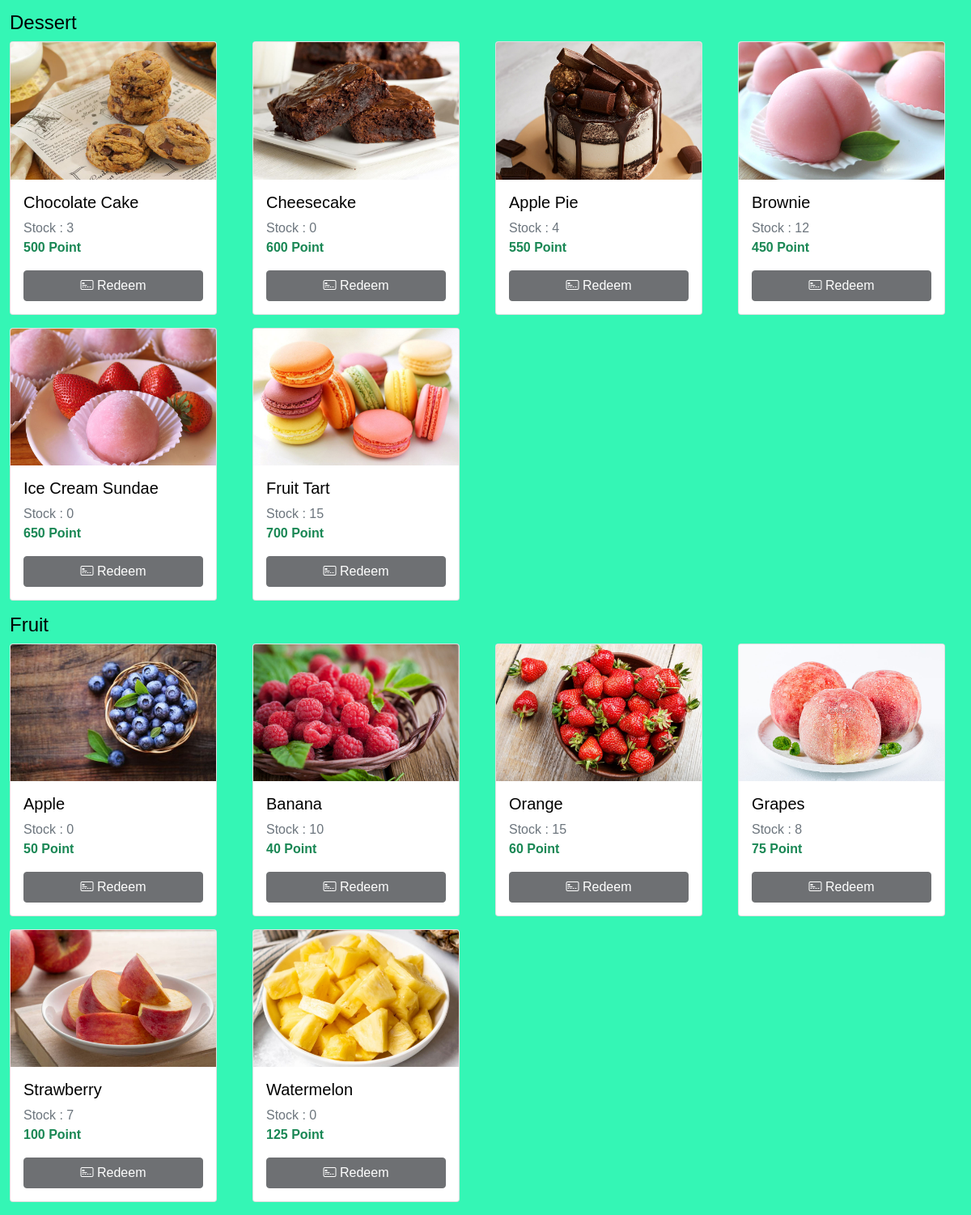
The app's page /Userphp/Userinter.php (signed in, lower part), older data.
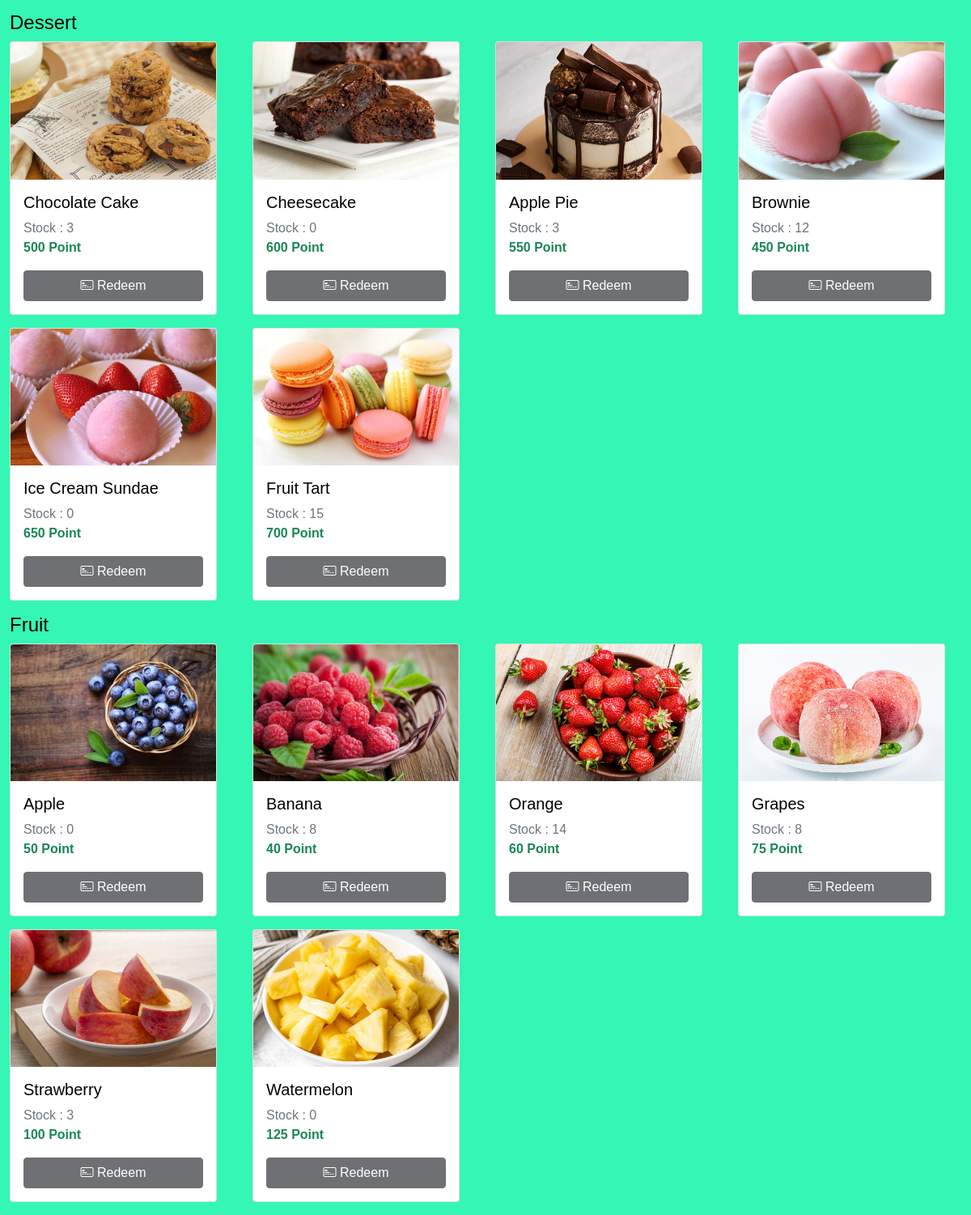
The same page, newer data.
### tables this page shows
CREATE TABLE `dessert_menu` (
  `dess_menuID` int(10) NOT NULL,
  `dess_menuName` varchar(255) NOT NULL,
  `dess_quantity` int(3) DEFAULT NULL,
  `dess_price` int(3) NOT NULL,
  `dess_picture` varchar(255) NOT NULL
);

CREATE TABLE `fruit_menu` (
  `fruit_menuID` int(10) NOT NULL,
  `fruit_menuName` varchar(255) NOT NULL,
  `fruit_quantity` int(3) DEFAULT NULL,
  `fruit_price` int(3) NOT NULL,
  `fruit_picture` varchar(255) NOT NULL
);

### Userphp/Userinter.php (the view, shortened to what this page needs)
<?php
include '../condb/database.php';
$dess_query = mysqli_query($conn, "SELECT * FROM dessert_menu");
$dess_row = mysqli_num_rows($dess_query);
$fruit_query = mysqli_query($conn, "SELECT * FROM fruit_menu");
$fruit_row = mysqli_num_rows($fruit_query);
$cus_username = $_SESSION['cus_login'];
$point_query = "SELECT * FROM points WHERE p_customerName = '$cus_username' ";
$point_row = mysqli_query($conn, $point_query);
$point = mysqli_fetch_assoc($point_row);
$point_total = $point['p_pointTotal'];
?>
<!DOCTYPE html>
<html lang="en">
<head>
    <link href="https://cdn.jsdelivr.net/npm/bootstrap@5.0.2/dist/css/bootstrap.min.css" rel="stylesheet">
    <link rel="stylesheet" href="https://cdn.jsdelivr.net/npm/bootstrap-icons@1.11.3/font/bootstrap-icons.min.css">
    <link rel="stylesheet" href="../css/add_styles.css">
</head>
<body>
    <div class="container" style="margin-top: 30px;">
        <br>
        <div class="row">
        </div>
        <div class="row">
            <h4>Dessert</h4>
            <?php if ($dess_row > 0) : ?>
                <?php while ($dessert = mysqli_fetch_assoc($dess_query)) : ?>
                    <div class="col-3 mb-3">
                        <div class="card" style="width: 16rem;">
                            <?php if (!empty($dessert['dess_picture'])) : ?>
                                <img src="../image/menu/Dessert/<?php echo $dessert['dess_picture']; ?>" class="card-img-top" width="100" alt="Product Image">
                            <?php else : ?>
                                <img src="../image/error.png" class="card-img-top" width="100" alt="Product Image">
                            <?php endif; ?>
                            <div class="card-body">
                                <form action="redeem.php" method="post">
                                    <?php $rate = number_format($dessert['dess_price'], 2) * 5 ?>
                                    <h5 class="card-title"><?php echo $dessert['dess_menuName']; ?></h5>
                                    <p class="card-text text-muted mb-0">Stock : <?php echo $dessert['dess_quantity']; ?></p>
                                    <p class="card-text text-success fw-bold"><?php echo $rate; ?> Point</p>
                                    <?php if($point_total < $rate or $dessert['dess_quantity'] == 0): ?>
                                        <button type="submit" class="btn btn-dark w-100" disabled><i class="bi bi-credit-card-2-front"></i> Redeem</button>
                                    <?php else: ?>
                                        <button type="submit" class="btn btn-dark w-100"><i class="bi bi-credit-card-2-front"></i> Redeem</button>
                                    <?php endif; ?>
                                </form>
                            </div>
                        </div>
                    </div>
                <?php endwhile; ?>
            <?php else : ?>
                <diiv class="col-12">
                    <h4 class="text-danger">No product data</h4>
                </diiv>
            <?php endif; ?>
        </div>
        <div class="row">
            <h4>Fruit</h4>
            <?php if ($fruit_row > 0) : ?>
                <?php while ($fruit = mysqli_fetch_assoc($fruit_query)) : ?>
                    <div class="col-3 mb-3">
                        <div class="card" style="width: 16rem;">
                            <?php if (!empty($fruit['fruit_picture'])) : ?>
                                <img src="../image/menu/Fruit/<?php echo $fruit['fruit_picture']; ?>" class="card-img-top" width="100" alt="Product Image">
                            <?php else : ?>
                                <img src="../image/error.png" class="card-img-top" width="100" alt="Product Image">
                            <?php endif; ?>
                            <div class="card-body">
                                <form action="redeem.php" method="post">
                                    <?php $rate = number_format($fruit['fruit_price'], 2) * 5 ?>
                                    <h5 class="card-title"><?php echo $fruit['fruit_menuName']; ?></h5>
                                    <p class="card-text text-muted mb-0">Stock : <?php echo $fruit['fruit_quantity']; ?></p>
                                    <p class="card-text text-success fw-bold"><?php echo $rate; ?> Point</p>
                                    <?php if($point_total < $rate or $fruit['fruit_quantity'] == 0): ?>
                                        <button type="submit" class="btn btn-dark w-100" disabled><i class="bi bi-credit-card-2-front"></i> Redeem</button>
                                    <?php else: ?>
                                        <button type="submit" class="btn btn-dark w-100"><i class="bi bi-credit-card-2-front"></i> Redeem</button>
                                    <?php endif; ?>
                                </form>
                            </div>
                        </div>
                    </div>
                <?php endwhile; ?>
            <?php else : ?>
                <diiv class="col-12">
                    <h4 class="text-danger">No product data</h4>
                </diiv>
            <?php endif; ?>
        </div>
    </div>
</body>
</html>

### css/add_styles.css (style rules this page uses)
body { background-color: #34f6b5; color: black; font-family: Arial, sans-serif; }
.container { max-width: 1200px; margin: 0 auto; }

Row changes from the older to the newer data that the page shows:
changed dessert_menu "Apple Pie": dess_quantity "4" → "3"
changed fruit_menu "Banana": fruit_quantity "10" → "8"
changed fruit_menu "Orange": fruit_quantity "15" → "14"
changed fruit_menu "Strawberry": fruit_quantity "7" → "3"
